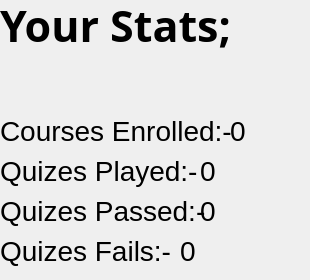
                  <widget class="QWidget" name="btn_user_stats">
                   <widget class="QLabel" name="label">
                    <property name="geometry">
                     <rect>
                      <x>0</x>
                      <y>110</y>
                      <width>271</width>
                      <height>41</height>
                     </rect>
                    </property>
                    <property name="font">
                     <font>
                      <pointsize>21</pointsize>
                     </font>
                    </property>
                    <property name="text">
                     <string>Courses Enrolled:- </string>
                    </property>
                   </widget>
                   <widget class="QLabel" name="label_2">
                    <property name="geometry">
                     <rect>
                      <x>0</x>
                      <y>150</y>
                      <width>271</width>
                      <height>41</height>
                     </rect>
                    </property>
                    <property name="font">
                     <font>
                      <pointsize>21</pointsize>
                     </font>
                    </property>
                    <property name="text">
                     <string>Quizes Played:- </string>
                    </property>
                   </widget>
                   <widget class="QLabel" name="CoursesEnrolled_Text">
                    <property name="geometry">
                     <rect>
                      <x>230</x>
                      <y>110</y>
                      <width>71</width>
                      <height>41</height>
                     </rect>
                    </property>
                    <property name="font">
                     <font>
                      <pointsize>21</pointsize>
                     </font>
                    </property>
                    <property name="text">
                     <string>0</string>
                    </property>
                   </widget>
                   <widget class="QLabel" name="QuizesDone_Text">
                    <property name="geometry">
                     <rect>
                      <x>200</x>
                      <y>150</y>
                      <width>71</width>
                      <height>41</height>
                     </rect>
                    </property>
                    <property name="font">
                     <font>
                      <pointsize>21</pointsize>
                     </font>
                    </property>
                    <property name="text">
                     <string>0</string>
                    </property>
                   </widget>
                   <widget class="QLabel" name="label_5">
                    <property name="geometry">
                     <rect>
                      <x>0</x>
                      <y>0</y>
                      <width>301</width>
                      <height>51</height>
                     </rect>
                    </property>
                    <property name="font">
                     <font>
                      <family>Rod</family>
                      <pointsize>32</pointsize>
                      <weight>75</weight>
                      <italic>false</italic>
                      <bold>true</bold>
                      <underline>false</underline>
                     </font>
                    </property>
                    <property name="text">
                     <string>Your Stats;</string>
                    </property>
                   </widget>
                   <widget class="QLabel" name="label_3">
                    <property name="geometry">
                     <rect>
                      <x>0</x>
                      <y>190</y>
                      <width>271</width>
                      <height>41</height>
                     </rect>
                    </property>
                    <property name="font">
                     <font>
                      <pointsize>21</pointsize>
                     </font>
                    </property>
                    <property name="text">
                     <string>Quizes Passed:-</string>
                    </property>
                   </widget>
                   <widget class="QLabel" name="QuizesPassed_Txt">
                    <property name="geometry">
                     <rect>
                      <x>200</x>
                      <y>190</y>
                      <width>71</width>
                      <height>41</height>
                     </rect>
                    </property>
                    <property name="font">
                     <font>
                      <pointsize>21</pointsize>
                     </font>
                    </property>
                    <property name="text">
                     <string>0</string>
                    </property>
                   </widget>
                   <widget class="QLabel" name="QuizesFails_Txt">
                    <property name="geometry">
                     <rect>
                      <x>180</x>
                      <y>230</y>
                      <width>71</width>
                      <height>41</height>
                     </rect>
                    </property>
                    <property name="font">
                     <font>
                      <pointsize>21</pointsize>
                     </font>
                    </property>
                    <property name="text">
                     <string>0</string>
                    </property>
                   </widget>
                   <widget class="QLabel" name="label_4">
                    <property name="geometry">
                     <rect>
                      <x>0</x>
                      <y>230</y>
                      <width>271</width>
                      <height>41</height>
                     </rect>
                    </property>
                    <property name="font">
                     <font>
                      <pointsize>21</pointsize>
                     </font>
                    </property>
                    <property name="text">
                     <string>Quizes Fails:-</string>
                    </property>
                   </widget>
                   <zorder>label_4</zorder>
                   <zorder>label</zorder>
                   <zorder>label_2</zorder>
                   <zorder>CoursesEnrolled_Text</zorder>
                   <zorder>QuizesDone_Text</zorder>
                   <zorder>label_5</zorder>
                   <zorder>label_3</zorder>
                   <zorder>QuizesPassed_Txt</zorder>
                   <zorder>QuizesFails_Txt</zorder>
                  </widget>
